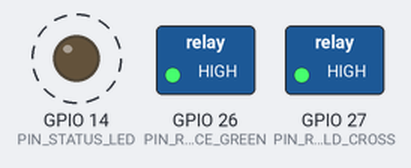
The sketch below on a simulated ESP32. Parts: switched loads named in the sketch (green lamp = pin HIGH), output pins drawn as LEDs (lit = HIGH). Dashed ring = blinking. WiFi joins after 1.5 s; servers stay silent unless stated; no MQTT or app messages arrive unless stated; what the sketch prints to the serial monitor is not drawn.

Above: at 0.5 s.
Timing chart, 0 to 4.6 s (numbered marks = the images above):
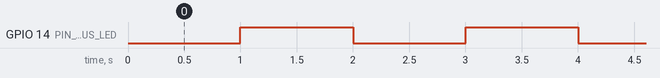

Measured:
- by itself, GPIO 14 (PIN_STATUS_LED): alternates HIGH for 1.0 s and LOW for 1.0 s

The sketch:

junction_controller.ino
```cpp
/*
  =====================================================================
  SECAPMS — Junction Controller Firmware
  Device kind: junction_controller  (table: devices, junctions)
  Board: ESP32 DevKit v1
  Connectivity: Wi-Fi only (no SIM/GSM)
  =====================================================================

  What this device does
  ----------------------
  - Sits at a traffic junction alongside the existing signal controller.
  - Normally lets the junction run its regular signal cycle (relays not
    energized, existing controller box in charge).
  - Subscribes to a "command" topic. When the corridor is approved for
    an ambulance route that includes this junction, the cloud publishes
    "priority_green" -> the ESP32 energizes a relay that forces the
    green phase for the ambulance's approach direction (wired into the
    existing signal controller's external "priority override" input, or,
    on simpler installs, directly drives an auxiliary LED head).
  - Sends a heartbeat every HEARTBEAT_INTERVAL_MS so Maintenance/Devices
    dashboards know the controller is alive (feeds `device_health`).
  - Publishes a retained LWT so a dropped Wi-Fi link shows "offline"
    immediately instead of going silently stale.

  IMPORTANT SAFETY NOTE
  -----------------------
  This firmware is a reference implementation for prototyping and pilots.
  Any deployment that overrides real traffic signals must go through your
  local traffic authority's electrical and safety approval process, use a
  certified relay/interposing panel (not raw GPIO into mains-side
  equipment), and retain a physical manual-override at the controller
  cabinet. Never wire the ESP32 directly to line voltage.

  Hardware (Bill of Materials)
  -----------------------------
  1x ESP32 DevKit v1
  1x 2-channel relay module (5V, opto-isolated) -- one relay per
     "priority" input line on the existing signal controller
  1x Status LED (green) -- local visual confirmation of priority state
  1x 5V supply from the junction cabinet's existing low-voltage rail
     (never tap raw mains into the ESP32)

  Wiring
  -------
  Relay IN1        -> GPIO 26   (drives "force green" input on signal box)
  Relay IN2        -> GPIO 27   (drives "hold red on cross street" input, if used)
  Status LED       -> GPIO 14
  Relay VCC/GND    -> 5V / GND from cabinet low-voltage supply
  ESP32 GND        -> common GND with relay module and signal box logic

  Libraries required
  --------------------
  - "PubSubClient" by Nick O'Leary
  - "ArduinoJson" by Benoit Blanchon

  See ../README.md for build + flashing + broker setup instructions.
  =====================================================================
*/

#include <WiFi.h>
#include <WiFiClientSecure.h>
#include <PubSubClient.h>
#include <ArduinoJson.h>
#include <ArduinoOTA.h>
#include "secapms_config.h"

#define PIN_RELAY_FORCE_GREEN   26
#define PIN_RELAY_HOLD_CROSS    27
#define PIN_STATUS_LED          14
#define RELAY_ACTIVE_LOW        1   // most cheap relay boards trigger LOW; set 0 if yours is active-HIGH

#if MQTT_USE_TLS
WiFiClientSecure netClient;
#else
WiFiClient netClient;
#endif
PubSubClient mqtt(netClient);

String T_COMMAND_SUB, T_HEALTH_PUB, T_LWT;

bool priorityActive = false;
unsigned long lastHeartbeat = 0;
unsigned long lastWifiAttempt = 0;
unsigned long lastMqttAttempt = 0;
unsigned long bootTime = 0;
bool otaStarted = false;

// Lets you push firmware fixes to a roadside unit over Wi-Fi instead of
// pulling the cabinet box to re-flash over USB.
void setupOTA() {
  ArduinoOTA.setHostname((String("secapms-jc-") + DEVICE_ID).c_str());
  ArduinoOTA.onStart([]() { Serial.println("[OTA] Update starting"); });
  ArduinoOTA.onEnd([]() { Serial.println("[OTA] Update complete"); });
  ArduinoOTA.onError([](ota_error_t error) { Serial.printf("[OTA] Error %u\n", error); });
  ArduinoOTA.begin();
  otaStarted = true;
  Serial.println("[OTA] Ready");
}

void relayWrite(uint8_t pin, bool on) {
  bool level = RELAY_ACTIVE_LOW ? !on : on;
  digitalWrite(pin, level ? HIGH : LOW);
}

void setup() {
  Serial.begin(115200);
  bootTime = millis();

  pinMode(PIN_RELAY_FORCE_GREEN, OUTPUT);
  pinMode(PIN_RELAY_HOLD_CROSS, OUTPUT);
  pinMode(PIN_STATUS_LED, OUTPUT);
  relayWrite(PIN_RELAY_FORCE_GREEN, false);
  relayWrite(PIN_RELAY_HOLD_CROSS, false);
  digitalWrite(PIN_STATUS_LED, LOW);

  T_COMMAND_SUB = String(TOPIC_PREFIX) + "/junction/" + DEVICE_ID + "/command";
  T_HEALTH_PUB  = String(TOPIC_PREFIX) + "/junction/" + DEVICE_ID + "/health";
  T_LWT         = String(TOPIC_PREFIX) + "/junction/" + DEVICE_ID + "/lwt";

  connectWifi();
  mqtt.setServer(MQTT_HOST, MQTT_PORT);
  mqtt.setCallback(onMqttMessage);
}

void loop() {
  if (WiFi.status() != WL_CONNECTED) {
    if (millis() - lastWifiAttempt > WIFI_RETRY_MS) { connectWifi(); lastWifiAttempt = millis(); }
  } else if (!otaStarted) {
    setupOTA();
  }
  if (WiFi.status() == WL_CONNECTED && !mqtt.connected()) {
    if (millis() - lastMqttAttempt > MQTT_RETRY_MS) { connectMqtt(); lastMqttAttempt = millis(); }
  }
  if (otaStarted) ArduinoOTA.handle();
  mqtt.loop();

  if (millis() - lastHeartbeat > HEARTBEAT_INTERVAL_MS) {
    publishHeartbeat();
    lastHeartbeat = millis();
  }

  digitalWrite(PIN_STATUS_LED, priorityActive ? HIGH : (millis() / 1000) % 2); // slow blink = idle, solid = priority
}

void connectWifi() {
  Serial.println("[WiFi] Connecting...");
  WiFi.mode(WIFI_STA);
  WiFi.begin(WIFI_SSID, WIFI_PASSWORD);
}

void connectMqtt() {
  Serial.println("[MQTT] Connecting...");
  String clientId = String("secapms-jc-") + DEVICE_ID;
  bool ok;
  if (strlen(MQTT_USERNAME) > 0) {
    ok = mqtt.connect(clientId.c_str(), MQTT_USERNAME, MQTT_PASSWORD,
                       T_LWT.c_str(), 1, true, "offline");
  } else {
    ok = mqtt.connect(clientId.c_str(), T_LWT.c_str(), 1, true, "offline");
  }
  if (ok) {
    Serial.println("[MQTT] Connected");
    mqtt.publish(T_LWT.c_str(), "online", true);
    mqtt.subscribe(T_COMMAND_SUB.c_str());
  } else {
    Serial.print("[MQTT] Failed, rc="); Serial.println(mqtt.state());
  }
}

void onMqttMessage(char* topic, byte* payload, unsigned int length) {
  StaticJsonDocument<192> doc;
  if (deserializeJson(doc, payload, length)) return;
  String cmd = doc["command"] | "";
  if (cmd == "priority_green") {
    priorityActive = true;
    relayWrite(PIN_RELAY_FORCE_GREEN, true);
    relayWrite(PIN_RELAY_HOLD_CROSS, true);
    Serial.println("[JUNCTION] Priority green ENGAGED");
  } else if (cmd == "normal" || cmd == "override_clear") {
    priorityActive = false;
    relayWrite(PIN_RELAY_FORCE_GREEN, false);
    relayWrite(PIN_RELAY_HOLD_CROSS, false);
    Serial.println("[JUNCTION] Back to normal cycle");
  }
}

void publishHeartbeat() {
  if (!mqtt.connected()) return;
  StaticJsonDocument<192> doc;
  doc["device_id"] = DEVICE_ID;
  doc["uptime_s"] = (millis() - bootTime) / 1000;
  doc["rssi"] = WiFi.RSSI();
  doc["priority_active"] = priorityActive;
  char buf[192];
  size_t n = serializeJson(doc, buf);
  mqtt.publish(T_HEALTH_PUB.c_str(), buf, n);
}
```

secapms_config.h
```cpp
/*
  secapms_config.h
  ------------------------------------------------------------
  Shared Wi-Fi + MQTT configuration for every SECAPMS device
  (ambulance unit, junction controller, hospital alert panel).

  Copy this file next to each .ino sketch (already done in this
  repo layout) and edit the values below before flashing.

  There is NO SIM/GSM module anywhere in this design. Every device
  talks over Wi-Fi only, to an MQTT broker reachable on your
  network or over the internet (see README.md for broker options).
  ------------------------------------------------------------
*/

#pragma once

// ---------- Wi-Fi ----------
#define WIFI_SSID        "YOUR_WIFI_SSID"
#define WIFI_PASSWORD    "YOUR_WIFI_PASSWORD"

// ---------- MQTT broker ----------
// Local broker example (Mosquitto on a Raspberry Pi / laptop on the same LAN):
//   #define MQTT_HOST      "192.168.1.50"
//   #define MQTT_PORT      1883
//   #define MQTT_USE_TLS   0
//
// Cloud broker example (HiveMQ Cloud, free tier, TLS required):
//   #define MQTT_HOST      "xxxxxxx.s1.eu.hivemq.cloud"
//   #define MQTT_PORT      8883
//   #define MQTT_USE_TLS   1
#define MQTT_HOST        "192.168.1.50"
#define MQTT_PORT        1883
#define MQTT_USE_TLS     0
#define MQTT_USERNAME    "secapms_device"
#define MQTT_PASSWORD    "change_me"

// ---------- Topic namespace ----------
// All topics are namespaced under secapms/<version>/... so this
// firmware can share a broker with other projects safely.
#define TOPIC_PREFIX      "secapms/v1"

// Device -> cloud (published)
//   secapms/v1/ambulance/<unit_id>/telemetry     (lat,lng,speed,battery,rssi every ~3s)
//   secapms/v1/ambulance/<unit_id>/event          (activation button press)
//   secapms/v1/junction/<junction_id>/health      (heartbeat: online, uptime, rssi)
//   secapms/v1/hospital/<hospital_id>/ack         (READY button press on alert panel)
//   secapms/v1/<device_kind>/<id>/lwt             (Last Will: "offline" if device drops)
//
// Cloud -> device (subscribed)
//   secapms/v1/junction/<junction_id>/command     ("priority_green" | "normal" | "override")
//   secapms/v1/hospital/<hospital_id>/alert       (JSON: incoming ambulance details)
//   secapms/v1/ambulance/<unit_id>/status         (JSON: approved/rejected/in_progress)

// ---------- Device identity ----------
// Give every physical unit a unique, stable ID matching the `external_id`
// you register in the SECAPMS `devices` table (e.g. "AU-4521", "JC-ANN",
// "HA-STA"). This is what ties the ESP32 to a DB row.
#define DEVICE_ID         "CHANGE_ME_UNIQUE_ID"

// ---------- Timing ----------
#define TELEMETRY_INTERVAL_MS   3000
#define HEARTBEAT_INTERVAL_MS   10000
#define WIFI_RETRY_MS           5000
#define MQTT_RETRY_MS           5000
```
